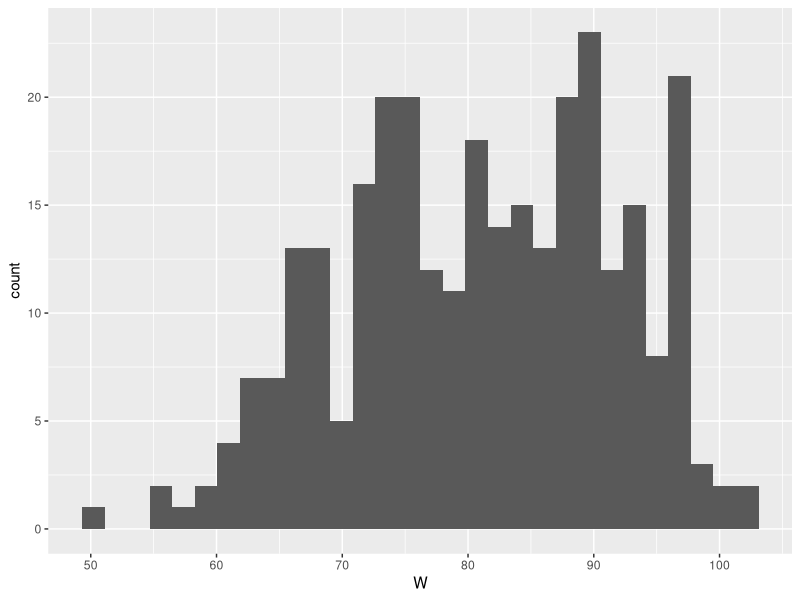
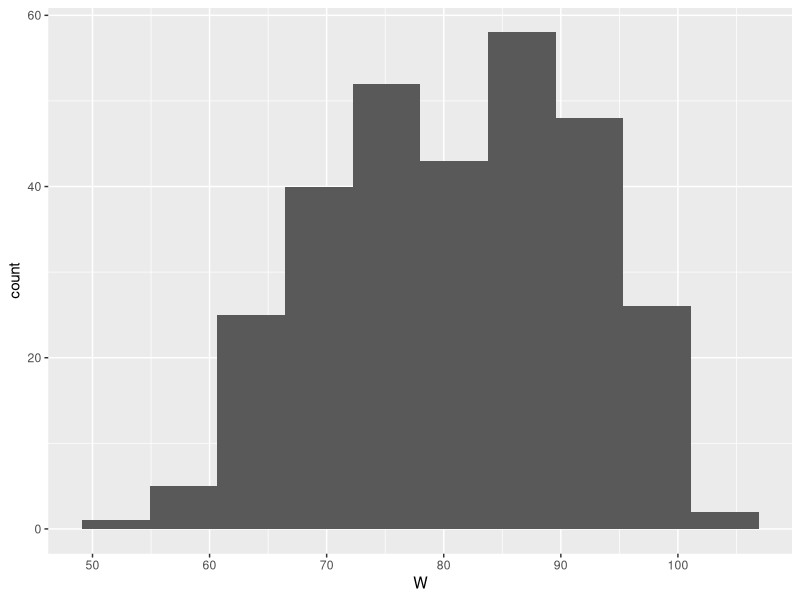
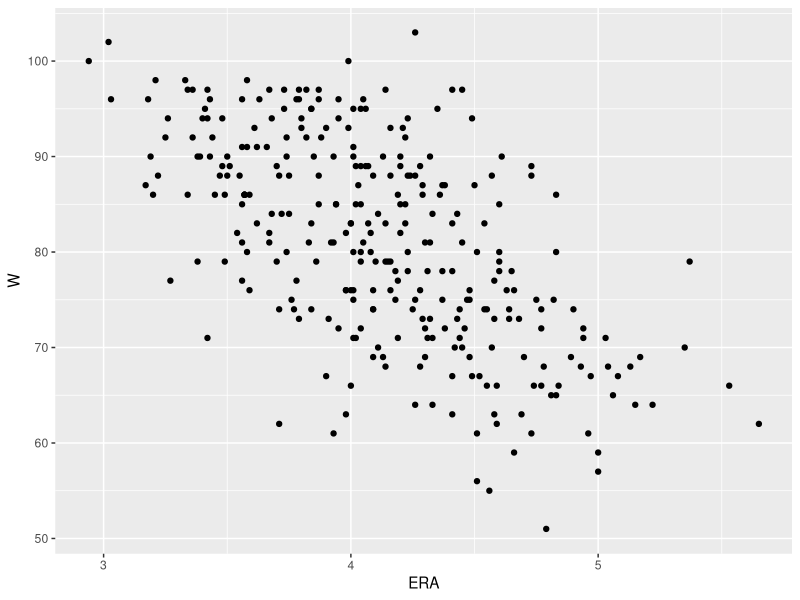
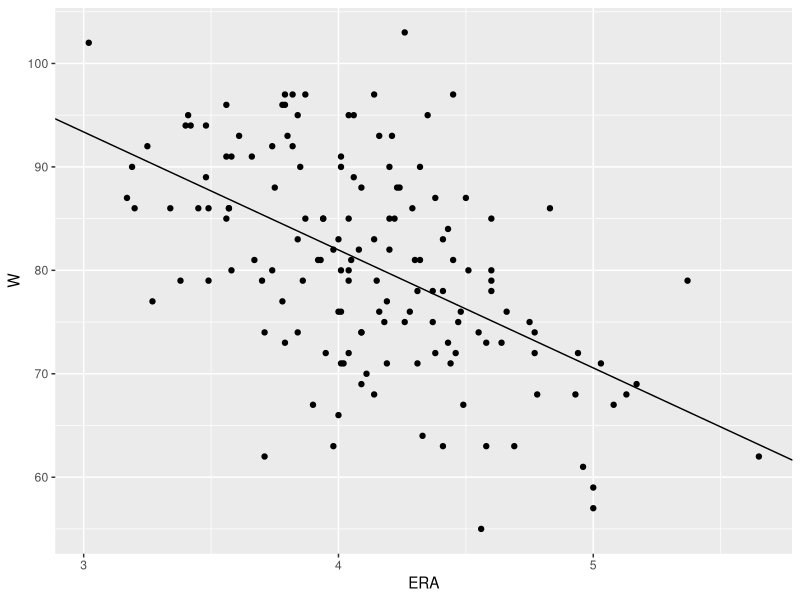

Write the R code that produced these figures, in order.
baseball <- read.csv("baseball_wins_10years.csv")

#Exploratory data analysis
library(ggplot2)

#Histogram
ggplot(data = baseball) + 
  geom_histogram(mapping = aes(x = W))

#Histogram with fewer bins
ggplot(data = baseball) + 
  geom_histogram(mapping = aes(x = W), bins = 10)

#Scatterplot
ggplot(data = baseball) +
  geom_point(mapping = aes(x = ERA, y = W))

#Correlation between AVE and W
cor(baseball$ERA, baseball$W)


#Simple linear regression to predict W, using ERA

#Split into training/test sets
baseball_train <- baseball[1:150,]
baseball_test <- baseball[151:300,]

#Create linear regression to predict Wins from ERA, using training data
lm_baseball <- lm(W ~ ERA, data = baseball_train)

#Scatterplot with regression line, using training data only:
ggplot(data = baseball_train, mapping = aes(x = ERA, y = W)) +
  geom_point() +
  geom_abline(intercept = lm_baseball$coefficients[1], slope = lm_baseball$coefficients[2])

#Info about regression
summary(lm_baseball)

#Predict W for team with ERA = 4.0 (by hand)
127.590 - 11.405*4.0

#Prediction using the predict function=
predict(lm_baseball, data.frame(ERA = 4))

#Prediction with a 95% prediction interval. A 95% prediction interval is 
#  a range that the regression estimates to have a 95% probability of
#  containing the number of wins for a team with a particular ERA.
predict(lm_baseball, data.frame(ERA = 4), interval = "prediction")

#Predict number of wins for the entire test data
baseball_preds = predict(lm_baseball, baseball_test)

#Calculate the root mean squared error ("average" prediction error)
rmse = sqrt(mean((baseball_test$W - baseball_preds)^2))

#Run the name rmse to show the result:
rmse
